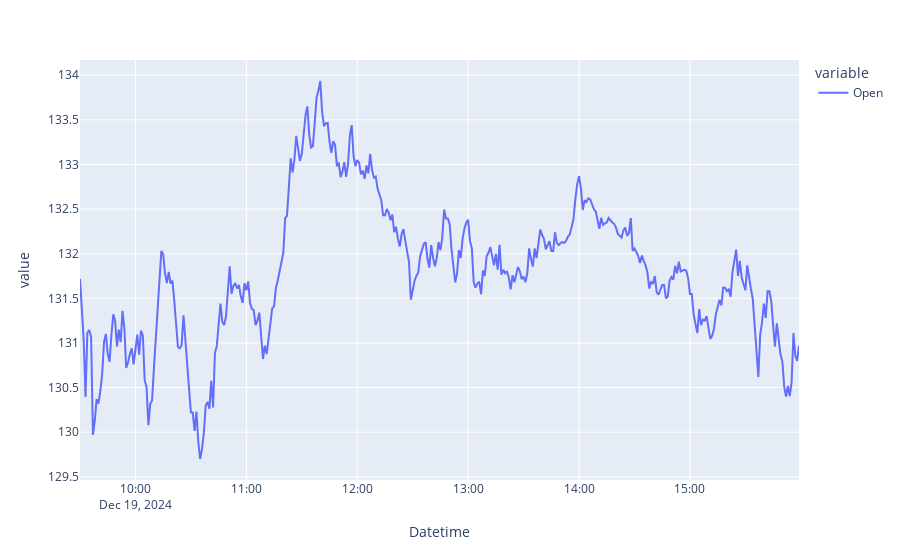

The notebook cell this image was saved under:
### Code cell
df.loc[:, 'Open'].plot()

### Figure 1 — Plotly figure (JSON) as saved in the notebook; plotly's stock layout.template omitted (floating-point values rounded to 4 significant figures; data arrays with more than 128 entries replaced by an {"elided": "..."} marker saying what was removed)
{"data": [{"hovertemplate": "variable=Open<br>Datetime=%{x}<br>value=%{y}<extra></extra>", "legendgroup": "Open", "line": {"color": "#636efa", "dash": "solid"}, "marker": {"symbol": "circle"}, "mode": "lines", "name": "Open", "orientation": "v", "showlegend": true, "type": "scatter", "x": {"elided": "389 str values"}, "xaxis": "x", "y": {"elided": "389 float values"}, "yaxis": "y"}], "layout": {"autosize": true, "legend": {"title": {"text": "variable"}, "tracegroupgap": 0}, "margin": {"t": 60}, "xaxis": {"anchor": "y", "autorange": true, "domain": [0, 1], "range": ["2024-12-19 09:30", "2024-12-19 15:59"], "title": {"text": "Datetime"}, "type": "date"}, "yaxis": {"anchor": "x", "autorange": true, "domain": [0, 1], "range": [129.5, 134.2], "title": {"text": "value"}, "type": "linear"}}}
